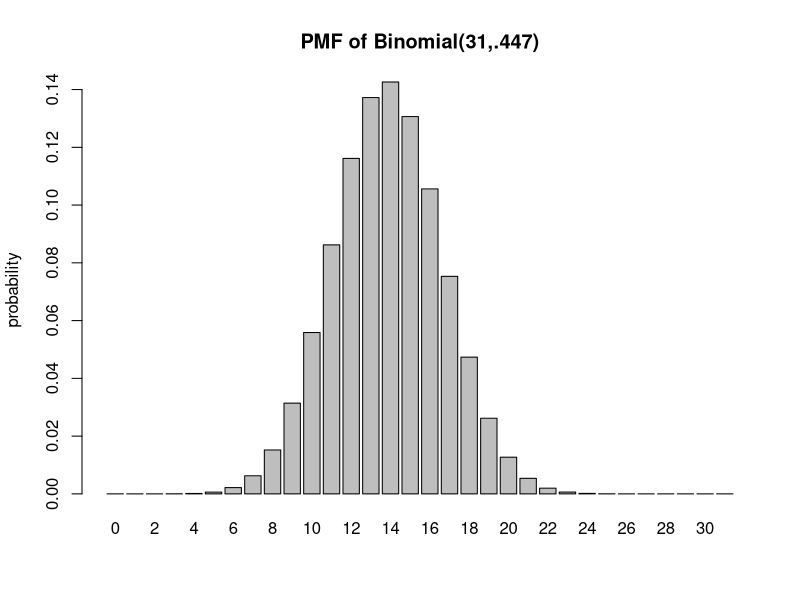
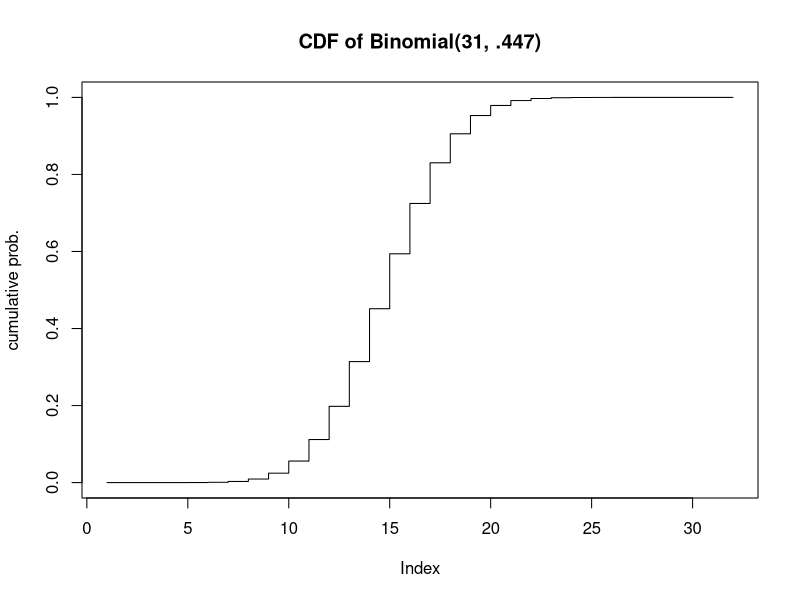

These figures' R source, in order:
## ---- chunk 1
barplot(dbinom(0:31, 31,.447), names=0:31, ylab="probability", main="PMF of Binomial(31,.447)")
## ---- chunk 2
plot(pbinom(0:31, 31, .447), type="s", ylab="cumulative prob.", main="CDF of Binomial(31, .447)")
## ---- chunk 3
dbinom(17, 31, .447)
## ---- chunk 4
pbinom(13, 31, .447)
## ---- chunk 5
sum(dbinom(12:31, 31, .447))
#or
pbinom(11, 31, .447, lower.tail=FALSE)
#or
1-pbinom(11, 31, .447)
## ---- chunk 6
#P(X at least 15)
sum(dbinom(15:31,31,.447))
## ---- chunk 7
sum(dbinom(16:19, 31, .447))
## ---- chunk 8
#E(X)=n*p
31*.447
#or you can also do this (but it's too much work)
sum( (0:31) * dbinom(0:31, 31, .447))

## ---- chunk 9
#Var(X) = n * p * (1-p)
31 * .447 * (1-.447)
#or - if you want (but why would you want to?)
sum((0:31 - 31*.447)^2 * dbinom(0:31, 31, .447))
## ---- chunk 10
#SD(X) = sqrt(n*p*(1-p))
sqrt(31*.447*(1-.447))
## ---- chunk 11
#E(4X+51.324) = 4*E(X)+51.324
4*(31*.447) + 51.324
## ---- chunk 12
dbinom(0, 10000, .000001)
pbinom(3, 10000, .000001)
## ---- chunk 13
1-.01^(1/10000)
## ---- chunk 14
lambda=5
mu=1
ppois(4, lambda/(1:10 * mu), lower.tail=FALSE)
#With 3 employees P(X>4) is less than 10%.
## ---- chunk 15
pnorm(2.64, 0, 1, lower.tail=FALSE)
## ---- chunk 16
pnorm(.87)-pnorm(0)
## ---- chunk 17
pnorm(1.39, lower.tail=FALSE)*2
## ---- chunk 18
#P(X>4)
pnorm(4, mean=5, sd=4, lower.tail=FALSE)

#P(2 <= X <= 7)
pnorm(7, 5, 4)-pnorm(4,5,4)
## ---- chunk 19
qnorm(.88695, 4)
## ---- chunk 20
qnorm(.1131, 5, 4, lower.tail=FALSE)
## ---- chunk 21
#First find the probability less than 13
p13 <- pnorm(13, 5, 4)
#now we can find the quantile for p13+.0011
qnorm(p13+.0011, 5, 4)

#double check
pnorm(13.08321,5,4)-pnorm(13,5,4)
## ---- chunk 22
x <- rnorm(10000)
y <- rnorm(10000)

r <- seq(1.1, 1.2, .005)
p <- 0
for (i in 1:length(r)){
  p[i] <- mean(sqrt(x^2+y^2) <= r[i])
}
data.frame(r,p)


#X^2 + Y^2 ~ Chisq(2)
#so the square root of the 50th percentile from that distribution should be the answer
sqrt(qchisq(.5,2))

## ---- chunk 23
thetas <- runif(10000, 0, 2*pi)
cor(cos(thetas), sin(thetas))
## ---- chunk 24
cor(cos(thetas/4), sin(thetas/4))
